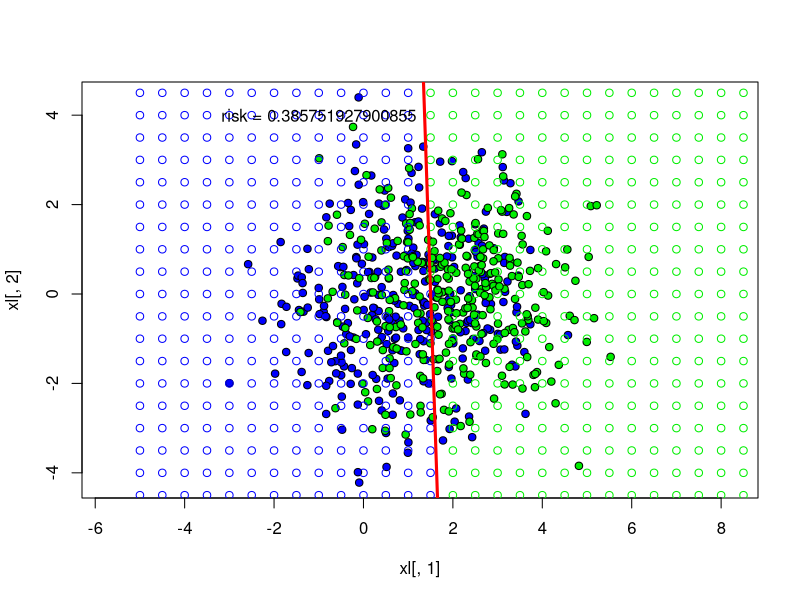

Here is the R script that generated this plot:
library(MASS) # Generation of multidimensional normal distribution
ObjectsCountOfEachClass <- 300

getRisk <- function(mu1, mu2, sigma) {
  tmp <- (-1/2)*((mu1 - mu2) %*% solve(sigma) %*% t(mu1 - mu2))
  res <- standart(tmp, 0, 1)
}
standart <- function(x, mu, sigma){
  return( (1/(sigma*sqrt(2*pi))) * exp(-(x - mu)^2/2*sigma^2) )
}


estimateFisherCovarianceMatrix <- function(objects1,
                                           objects2, mu1, mu2)
{
  rows1 <- dim(objects1)[1]
  rows2 <- dim(objects2)[1]
  rows <- rows1 + rows2
  cols <- dim(objects1)[2]
  sigma <- matrix(0, cols, cols)
  for (i in 1:rows1)
  {
    sigma <- sigma + (t(objects1[i,] - mu1) %*%
                        (objects1[i,] - mu1)) / (rows + 2)
  }
  for (i in 1:rows2)
  {
    sigma <- sigma + (t(objects2[i,] - mu2) %*%
                        (objects2[i,] - mu2)) / (rows + 2)
  }
  return (sigma)
}

estimateMu <- function(xl)
{

	m <- dim(xl)[2]
	mu <- matrix(NA, 1, m)
	
	for(i in 1:m)
	{
		mu[1,i] <- mean(xl[,i])
	}
	
	return(mu)	
}

Sigma1 <- matrix(c(2, 0, 0, 2), 2, 2)
Sigma2 <- matrix(c(2, 0, 0, 2), 2, 2)
Mu1 <- c(1, 0)
Mu2 <- c(2, 0)
xy1 <- mvrnorm(n=ObjectsCountOfEachClass, Mu1, Sigma1)
xy2 <- mvrnorm(n=ObjectsCountOfEachClass, Mu2, Sigma2)

xl <- rbind(cbind(xy1, 1), cbind(xy2, 2))

colors <- c("blue", "green2")
plot(xl[,1], xl[,2], pch = 21, bg = colors[xl[,3]], asp = 1)

objectsOfFirstClass <- xl[xl[,3] == 1, 1:2]
objectsOfSecondClass <- xl[xl[,3] == 2, 1:2]
mu1 <- estimateMu(objectsOfFirstClass)
mu2 <- estimateMu(objectsOfSecondClass)
sigma <- estimateFisherCovarianceMatrix(objectsOfFirstClass, objectsOfSecondClass, mu1, mu2)
mu<-rbind(mu1,mu2)

ldf <- function(xy,m,s,lambda,Py)
{
  n <- dim(mu)[2]
  p <- rep(0,n)
  for(i in 1:n) {
   mu <- matrix(c(m[i,1],m[i,2]),1,2)
   det <- det(sigma)
   a <- sigma[2,2]/det
   b <- -sigma[2,1]/det
   c <- -sigma[1,2]/det
   d <- sigma[1,1]/det

   A <- -2*mu[1]*a-mu[2]*b-mu[2]*c #x
   B <- -mu[1]*b-mu[2]*c-2*mu[2]*d #y
   C <- a*mu[1]^2 + mu[1]*mu[2]*b+ mu[1]*mu[2]*c+ d*mu[2]^2
    
    func <- function(x, y) {
      f<-x*A + y*B + C
    }
    f<-func(xy[1],xy[2])
    p[i] <- log(lambda*Py) - f
  }
  if(p[1] > p[2])
  {
    class<-colors[1]
  }
  else
  {
    class<-colors[2]
  }
  return(class)
}

drawline <- function(mu1,mu2,sigma) {
inverseSigma <- solve(sigma)
alpha <- inverseSigma %*% t(mu1 - mu2)
mu_st <- (mu1 + mu2) / 2
beta <- mu_st %*% alpha

abline(beta / alpha[2,1], -alpha[1,1]/alpha[2,1], col = "red", lwd = 3)

}
x <- -5
while(x < 9)
{
  y <- -5
  while(y < 9)
  {
    xy <- c(x,y)
    c <- ldf(xy,mu,sigma,lambda=1,P=0.5)
    points(xy[1],xy[2], col=c)
    y <- y+0.5
  }
  x <- x+0.5
}
drawline(mu1,mu2,sigma)
risk <- getRisk(mu1, mu2, sigma)
print(sprintf("%s", risk))
text(-1,4, sprintf("risk = %s", risk ))

